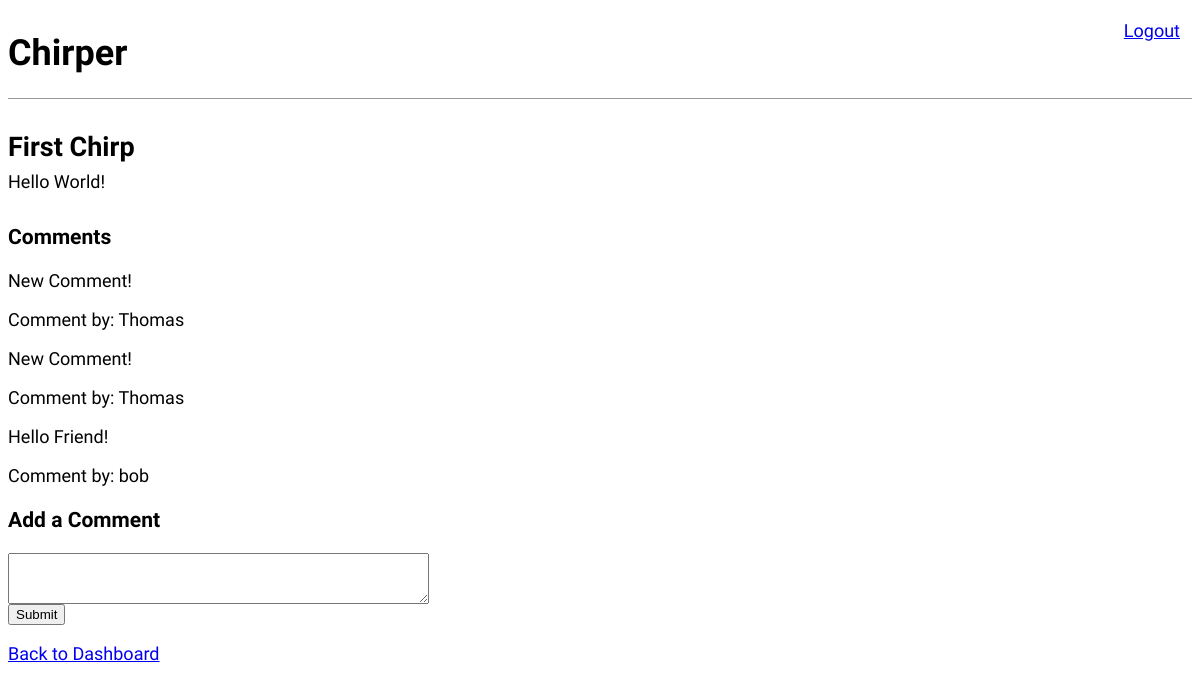
The app's page /post/1/ with its own data.
### chirper/models.py (models this page shows, shortened)
class Chirp(models.Model):
    title = models.CharField(max_length=50)
    chirper = models.ForeignKey( "auth.User", on_delete=models.CASCADE,)
    body = models.TextField()

class Comment(models.Model):
    chirper = models.ForeignKey("auth.User", on_delete=models.CASCADE)
    chirp = models.ForeignKey("Chirp", on_delete=models.CASCADE)
    body = models.TextField()

### chirper/views.py (the view)
# urls.py: path("post/<int:pk>/", ChirpDetailView.as_view(), name="chirp_detail"),
class ChirpDetailView(DetailView):
    model = Chirp
    template_name = "chirp_detail.html"

### templates/chirp_detail.html (shortened to what this page needs)
{% extends "base.html" %}
{% block content %}
<div class="chirp-entry">
    <h2>{{ chirp.title }}</h2>
    <p>{{ chirp.body }}</p>
</div>
<div class="comments-section">
    <h3>Comments</h3>
    {% for comment in chirp.comment_set.all %}
        <div class="comment">
            <p>{{ comment.body }}</p>
            <p>Comment by: {{ comment.chirper.username }}</p>
        </div>
    {% empty %}
        <p>No comments yet.</p>
    {% endfor %}
</div>
<div class="add-comment-form">
    <h3>Add a Comment</h3>
    <form method="post" action="{% url 'add_comment' chirp.pk %}">
        <textarea name="body" rows="3" cols="50"></textarea><br>
        <input type="submit" value="Submit">
    </form>
</div>
<div>
    <a href="{% url 'dashboard' %}">Back to Dashboard</a>
</div>
{% endblock content %}

### static/css/base.css (style rules this page uses)
body { font-family: 'Source Sans Pro', sans-serif; font-size: 18px; }
.chirp-entry { margin-bottom: 2rem; }
.chirp-entry h2 { margin: 0.5rem 0; }
.chirp-entry p { margin: 0; font-weight: 400; }

### records on screen
Chirp: title "First Chirp", body "Hello World!"
Comment: body "New Comment!", chirper.username "Thomas"
Comment: body "New Comment!", chirper.username "Thomas"
Comment: body "Hello Friend!", chirper.username "bob"
